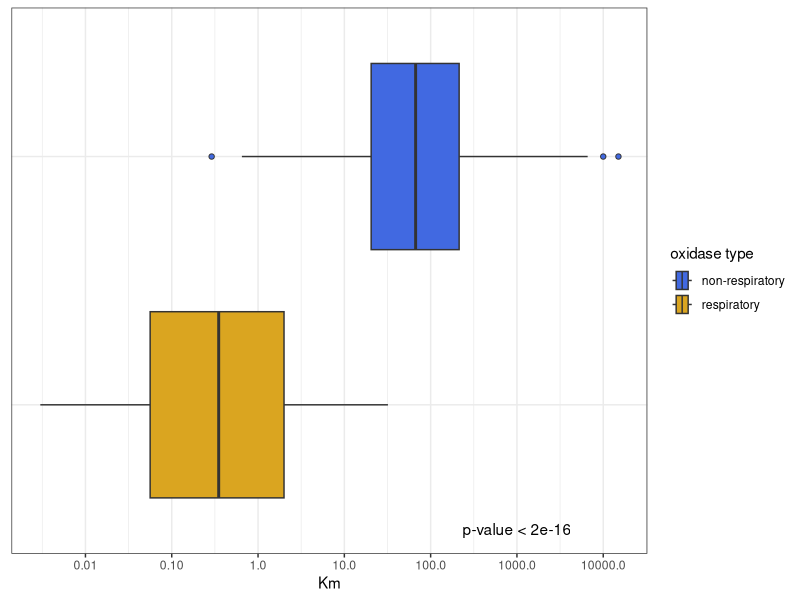

The R script that drew this image:
## ---- chunk 1
knitr::opts_chunk$set(echo = TRUE)
library(tidyverse)
library(patchwork)
## ---- chunk 2
# Load data
header <- c('entry', 'enzyme/substrate', 'Km', 'binomial',
            'type', 'assay', 'reference')
oxidases <- readr::read_csv('HBH_table_v4.csv', 
                            col_names = header,
                            skip = 1,
                            col_types = 'ffnffff',
                            ) # %>%
oxidases <- oxidases %>%
  mutate(type = case_when(
    type == '1' ~ 'easy',
    type == '2' ~ 'hard',
    type == '3' ~ 'vhard',
    TRUE ~ as.character(type)
  )) %>%
  mutate(type = factor(type,
                       levels = c('terminal', 'easy', 'hard',
                                  'vhard', 'other')
                       )
         )

# Convert to excel
write_excel_csv(oxidases, 'Table_S1.xls')

# Set up colors and scales
types <- oxidases %>%
  pull(type) %>%
  levels()
color_map <- c('goldenrod', 'gold', 'royalblue4', 'midnightblue', 'royalblue')
names(color_map) <- types
logbreaks <- c(0.001, 0.01, 0.1, 1.0, 10.0,
               100.0, 1000.0, 10000.0)
loglabels <- c('0.001', '0.01', '0.10', '1.0',
               '10.0','100.0', '1000.0', '10000.0')

p1.1 <- oxidases %>%
  filter(Km < 20000) %>%
  filter(assay == 'enzyme') %>%
  ggplot(aes(x = Km, y = type, fill = type), color = 'gray') +
  geom_boxplot(outlier.shape = 21) +
  scale_x_log10(breaks = logbreaks, labels = loglabels) +
  scale_fill_manual(values = color_map,
                    name = 'oxidase type',
                    labels = c('respiratory', 'non-respiratory'),
                    guide = guide_legend(reverse=TRUE),
                    aesthetics = c('fill')) +
  theme_bw() +
  theme(axis.ticks.y = element_blank(),
        axis.text.y = element_blank(),
        axis.title.y = element_blank())

oxidases.lmer <- oxidases %>% 
  filter(assay == 'enzyme') %>%
  group_by(type) %>%
  mutate(Km_log = log(Km)) %>%
  filter(!is.na(binomial))

# Run linear model controlling for repeated measures
lmer_res <- lmerTest::lmer(Km_log ~ type * (1 | binomial ),
                           oxidases.lmer,
                           REML = F)
lmerTest::ranova(lmer_res) # Random effect makes fit better
lmer_res.summary <- lmer_res %>% summary()
lmer_res.summary # Respiratory and non-respiratory are significantly different

p1.2 <- p1.1 + annotate('text', x = 1000, y = 0.5, label = 'p-value < 2e-16')
p1.2

p2.a <- oxidases %>%
  filter(type != 'vhard') %>%
  filter(Km < 20000) %>%
  filter(assay == 'enzyme') %>%
  ggplot(aes(x = Km, group = type, fill = type)) +
  geom_density(alpha=.6) +
  scale_x_log10(breaks = logbreaks, 
                labels = loglabels,
                limits = c(min(logbreaks), 15000)) +
  scale_fill_manual(values = color_map,
                    name = 'oxidase type',
                    labels = c('respiratory', 'non-respiratory'),
                    guide = guide_legend(reverse=TRUE)) +
  theme_bw() +
  theme(axis.ticks.y = element_blank(),
        axis.text.y = element_blank(),
        axis.title.y = element_blank(),
  ) +
  ylim(0, 1)

p2.b <- oxidases %>%
  filter(type != 'vhard') %>%
  filter(Km < 20000) %>%
  filter(assay == 'whole cells') %>%
  ggplot(aes(x = Km, group = type, fill = type)) +
  geom_density(alpha=.6) +
  scale_x_log10(breaks = logbreaks, 
                labels = loglabels,
                limits = c(min(logbreaks), 15000)) +
  scale_fill_manual(values = color_map,
                    name = 'substrate type',
                    labels = c('labile', 'semi-labile'),
                    guide = guide_legend(reverse=TRUE)) +
  theme_bw() +
  theme(axis.ticks.y = element_blank(),
        axis.text.y = element_blank(),
        axis.title.y = element_blank(),
  ) +
  ylim(0, 1)
  
# Save figures
(p2.a/p2.b + plot_annotation(tag_levels='A')) %>% 
  cowplot::save_plot('FigureS1.png', ., base_asp = 1.25, base_height = 5)
p1.2 %>% cowplot::save_plot('Figure1.png', .)

# Get medians & summary stats
oxidases.summary <- oxidases %>% 
  group_by(type, assay) %>%
  summarise(count = n(),
            median = median(Km),
            min = min(Km),
            max = max(Km),
            IQR = IQR(Km),
  )

oxidases.summary %>%
  write_excel_csv('oxidase_summary.xls')
oxidases.summary
